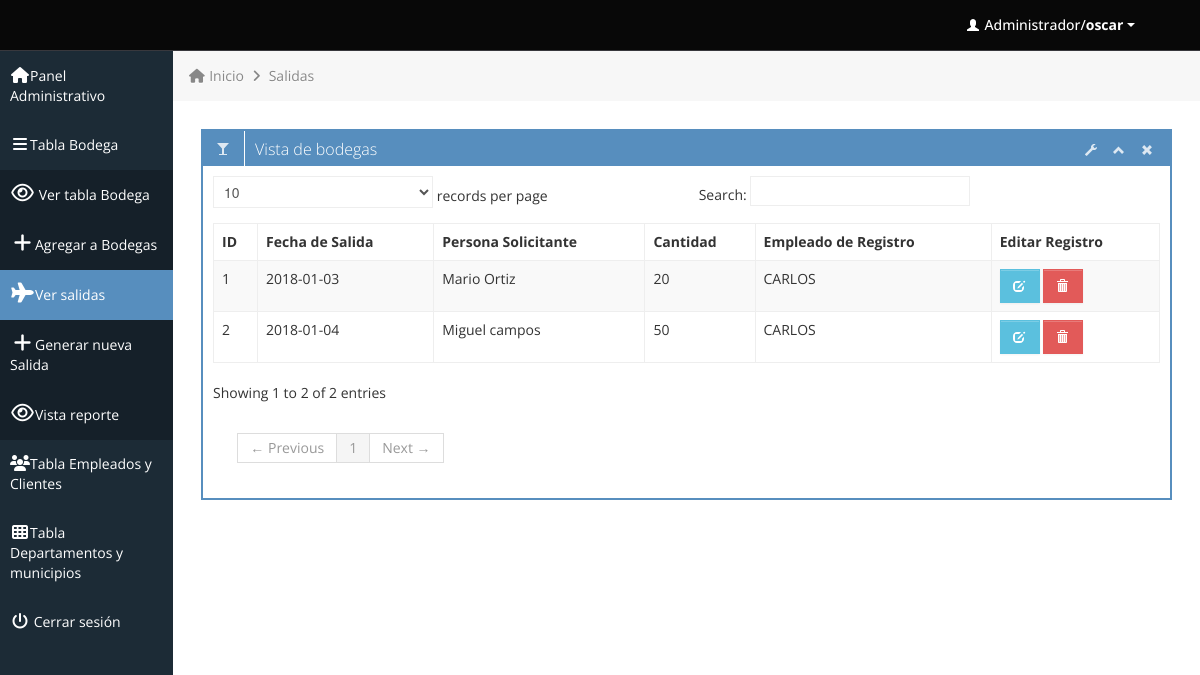
Screenshot of /Salidas.php (signed in) with the database file from the repository.
### tables this page shows
CREATE TABLE `registro_salida` (
  `idRegistroSalida` int(11) NOT NULL,
  `fecha` date NOT NULL,
  `personaSolicitante` varchar(30) NOT NULL,
  `cantidad` varchar(30) NOT NULL,
  `codigoEmpleado` int(11) NOT NULL
);

CREATE TABLE `empleados` (
  `codigoEmpleado` int(11) NOT NULL,
  `primerNombre` varchar(50) NOT NULL,
  `segundoNombre` varchar(50) NOT NULL,
  `primerApellido` varchar(50) NOT NULL,
  `segundoApellido` varchar(50) NOT NULL,
  `telefono` varchar(20) NOT NULL,
  `fechaNacimiento` date NOT NULL,
  `fechaContrato` datetime NOT NULL,
  `genero` varchar(10) NOT NULL,
  `salario` decimal(10,2) NOT NULL,
  `user` varchar(40) NOT NULL,
  `password` varchar(200) NOT NULL,
  `email` varchar(50) NOT NULL,
  `rol` int(11) NOT NULL,
  `fecha` datetime NOT NULL,
  `codigoPuesto` int(11) DEFAULT NULL,
  `idDepartamento` int(11) DEFAULT NULL,
  `idMunicipio` int(11) DEFAULT NULL
);

### Salidas.php (the view, shortened to what this page needs)
<div class="row-fluid sortable">
	<div class="box span12">
		<div class="box-header" data-original-title>
			<h2><i class="halflings-icon white "></i><span class="break"></span>Vista de bodegas</h2>
			<div class="box-icon">
				<a href="#" class="btn-setting"><i class="halflings-icon white wrench"></i></a>
				<a href="#" class="btn-minimize"><i class="halflings-icon white chevron-up"></i></a>
				<a href="#" class="btn-close"><i class="halflings-icon white remove"></i></a>
			</div>
		</div>
		<div class="box-content">
			<table class="table table-striped table-bordered bootstrap-datatable datatable">
			  <thead>
				  <tr>
					  <th>ID</th>
					  <th>Fecha de Salida</th>
					  <th>Persona Solicitante</th>
					  <th>Cantidad</th>
					  <th>Empleado de Registro</th>
					  <th>Editar Registro</th>
				  </tr>
			  </thead>
			  <tbody>
				<?php
					$sql = "SELECT reS.idRegistroSalida, reS.fecha, res.personaSolicitante, reS.cantidad, emp.primerNombre from registro_salida reS, empleados emp where reS.codigoEmpleado = emp.codigoEmpleado";
					$result=mysql_query($sql);
				while ($row=mysql_fetch_array($result))
				{ ?>
				<tr>
					<td><?php echo $row['idRegistroSalida']; ?></td>
					<td><?php echo $row['fecha']; ?></td>
					<td><?php echo $row['personaSolicitante']; ?></td>
					<td><?php echo $row['cantidad']; ?></td>
					<td><?php echo $row['primerNombre']; ?></td>
					<td class="center">
						<a class="btn btn-info" href="editarSalida.php?gID=<?php echo $row['idRegistroSalida']; ?>">
							<i class="halflings-icon white edit"></i>
						</a>
						<a class="btn btn-danger" onclick="return confirmDel()" href="deleteSalidas.php?deltID=<?php echo $row['idRegistroSalida'];?>">
							<i class="halflings-icon white trash"></i>
						</a>
					</td>
				</tr>
				<?php
				   }
				?>
			  </tbody>
		  </table>
		</div>
	</div>
</div>

### css/style.css (style rules this page uses)
body { background: #F5F5F5; color: #333; border: none; font-family: 'Open Sans', sans-serif; font-weight: 400; }
a { color: #646464; }
h2 { font-size: 16px; line-height: 16px; }
.box { border: 2px solid #578EBE; background: #fff !important; margin-bottom: 28px; }
.box-header { height: 16px; font-size: 16px; line-height: 16px; padding: 10px; background: #578EBE; -webkit-box-shadow: none; -moz-box-shadow: none; box-shadow: none; overflow: hidden; }
.box-header h2 { float:left; margin-top: 0px; font-weight: 300; }
.box-header .box-icon, .box-header h2 { color:#fff; }
.box-header h2 i { margin: 0px 3px 0px 4px; opacity: .8; filter: alpha(opacity=80); -ms-filter:"progid:DXImageTransform.Microsoft.Alpha(Opacity=80)"; }
.box-header .box-icon { float:right; margin-top: 1px; }
.box-header .box-icon i { -webkit-transition: all 0.1s ease-in-out; -moz-transition: all 0.1s ease-in-out; -o-transition: all 0.1s ease-in-out; -ms-transition: all 0.1s ease-in-out; transition: all 0.1s ease-in-out; opacity: .8; filter: alpha(opacity=80); -ms-filter:"progid:DXImageTransform.Microsoft.Alpha(Opacity=80)"; }
.box-header .box-icon a { margin: 0px 5px; }
.box-content { position: relative; z-index: 50; margin-top: -1px; padding: 10px; background: #fff !important; }
.btn { display: inline-block; padding: 6px 12px; margin-bottom: 0; font-size: 14px; font-weight: 500; line-height: 20px; text-align: center; white-space: nowrap; vertical-align: middle; cursor: pointer; border: 1px solid #a7a9aa; -webkit-border-radius: 0px !important; border-radius: 0px !important; }
.btn i { margin-top: 2px; }
.btn { color: #ffffff; background-color: #a7a9aa; border-color: #a7a9aa; background-image: none; filter: none; text-shadow: none; }
.btn-danger { background-color: #E25A59; border-color: #E25A59; }
.btn-info { background-color: #5bc0de; border-color: #5bc0de; }
.table th, .table td { border-top: 1px solid #eee; }
.table-bordered { border-color: #eee; -webkit-border-radius: 0px !important; -moz-border-radius: 0px !important; border-radius: 0px !important; }
.table-bordered th, .table-bordered td { border-left: 1px solid #eee; }
.table-bordered thead:first-child tr:first-child > th:first-child, .table-bordered tbody:first-child tr:first-child > td:first-child, .table-bordered tbody:first-child tr:first-child > th:first-child { -webkit-border-radius: 0px !important; -moz-border-radius: 0px !important; border-radius: 0px !important; }
.table-bordered thead:first-child tr:first-child > th:last-child, .table-bordered tbody:first-child tr:first-child > td:last-child, .table-bordered tbody:first-child tr:first-child > th:last-child { -webkit-border-radius: 0px !important; -moz-border-radius: 0px !important; border-radius: 0px !important; }
.table-bordered thead:last-child tr:last-child > th:first-child, .table-bordered tbody:last-child tr:last-child > td:first-child, .table-bordered tbody:last-child tr:last-child > th:first-child, .table-bordered tfoot:last-child tr:last-child > td:first-child, .table-bordered tfoot:last-child tr:last-child > th:first-child { -webkit-border-radius: 0px !important; -moz-border-radius: 0px !important; border-radius: 0px !important; }
.table-bordered thead:last-child tr:last-child > th:last-child, .table-bordered tbody:last-child tr:last-child > td:last-child, .table-bordered tbody:last-child tr:last-child > th:last-child, .table-bordered tfoot:last-child tr:last-child > td:last-child, .table-bordered tfoot:last-child tr:last-child > th:last-child { -webkit-border-radius: 0px !important; -moz-border-radius: 0px !important; border-radius: 0px !important; }

### css/halflings.css (style rules this page uses)
html, html .halflings { -webkit-font-smoothing: antialiased !important; }
.halflings-icon { display: inline-block; width: 14px; height: 14px; line-height: 14px; vertical-align: text-top; background-image: url(../img/glyphicons_halflings.svg); background-position: 0 0; background-repeat: no-repeat; vertical-align: top; *display: inline; *zoom: 1; *margin-right: .3em; }
.halflings-icon.white { background-image: url(../img/glyphicons_halflings-white.svg); }
.halflings-icon.remove { background-position: -312px 0; }
.halflings-icon.trash { background-position: -456px 0; }
.halflings-icon.edit { background-position: -96px -72px; }
.halflings-icon.chevron-up { background-position: -288px -120px; }
.halflings-icon.wrench { background-position: -360px -144px; }

### rows the page displays
registro_salida: idRegistroSalida "1", fecha "2018-01-03", personaSolicitante "Mario Ortiz", cantidad "20", codigoEmpleado.primerNombre "CARLOS"
registro_salida: idRegistroSalida "2", fecha "2018-01-04", personaSolicitante "Miguel campos", cantidad "50", codigoEmpleado.primerNombre "CARLOS"

### other values shown
$_SESSION['user'] "oscar"
